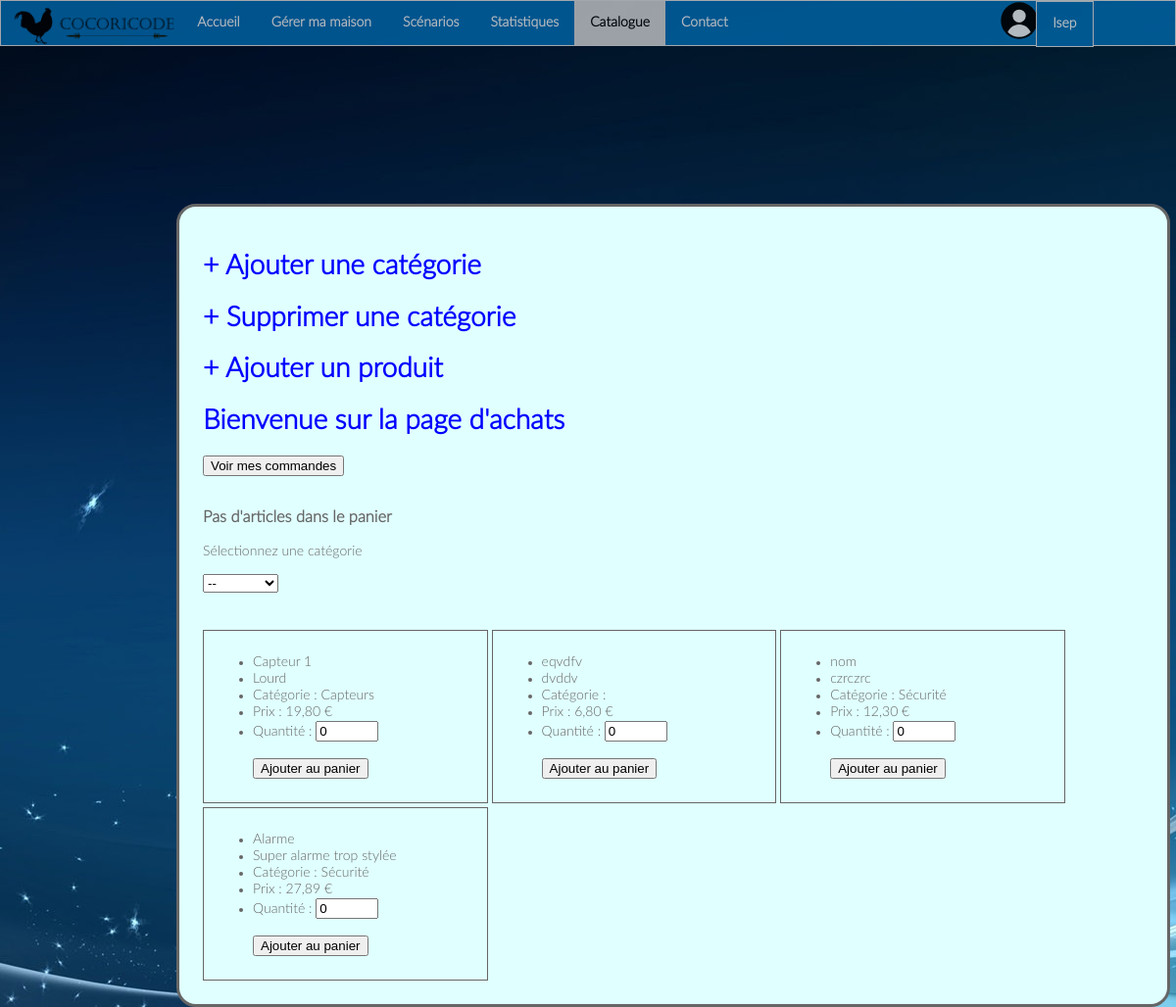
Page /index.php?page=catalogue (signed in) on the committed database.
### tables this page shows
CREATE TABLE `Catalogue` (
  `Id` int(10) NOT NULL,
  `Nom` varchar(30) NOT NULL,
  `Description` varchar(300) NOT NULL,
  `Prix` varchar(10) NOT NULL,
  `Id_categorie` varchar(10) NOT NULL
);

CREATE TABLE `categories` (
  `Id` int(10) NOT NULL,
  `Nom` varchar(30) NOT NULL,
  `Description` varchar(300) NOT NULL
);

### Controleur/catalogue.php (called while the page is built)
<?php
include 'Vue/catalogue.php';
?>

### Vue/catalogue.php (the view, shortened to what this page needs)
<?php
if ($_SESSION['panier']==[]){
	$panier = "Pas d'articles dans le panier";
}
else {
	$panier = count($_SESSION['panier'])." article(s) dans votre panier";
}
?>
<div class = "corps">
	<?php
	if ($_SESSION['admin']=='1'){
		include 'Vue/newcat.php';
	}
	?>
	<h1>Bienvenue sur la page d'achats</h1>
	<button onclick='document.location.href="index.php?page=cmdclient" '>Voir mes commandes</button><br><br>
	<h3><?php echo $panier ?></h3>
<p>Sélectionnez une catégorie</p>
<form action ="" method = "post" id ="categ">
<select id = "cat" name = "cat" onchange='document.getElementById("categ").submit()'>
		<option value = "rien">--</option>
	<?php
	include 'Modele/connexion_bdd.php';
	$req = $mysqli->query("SELECT * FROM categories");
		?>
	</select>
	</form>
	<br><br>
	<?php
if (isset($_POST['cat']) && $_POST['cat']!="tout" && $_POST['cat']!="rien"){
	$idcat = $_POST['cat'];
$req = $mysqli->query("SELECT * FROM Catalogue WHERE Id_categorie = '$idcat'");
}
else {
	$req = $mysqli->query("SELECT * FROM Catalogue");
}
	while ($don = $req ->fetch_array(MYSQLI_ASSOC)){
		$cat = $don['Id_categorie'];
		$reqcat = $mysqli->query("SELECT * FROM categories WHERE Id = '$cat'");
		$cate = $reqcat ->fetch_array(MYSQLI_ASSOC);
		$catg = $cate['Nom'];
?>
<div class = "capt">
	<ul>
		<li><?php echo $don['Nom'] ?></li>
		<li><?php echo $don['Description'] ?></li>
		<li>Catégorie : <?php echo $catg ?></li>
		<li>Prix : <?php echo $don['Prix'] ?> €</li>
		<form method = "post" action = "Controleur/achat.php?id=<?php echo $don['Id'] ?>">
			<li> Quantité : <input type="number" name="quant" min="0" max="100" step="1" value="0"></li><br>
			<input type = "submit" name = 'aj' value = "Ajouter au panier" >
		</form>
	</ul>
	</div>
<?php
}
?>
</div>

### Vue/style.css (style rules this page uses)
body { font-family: LatoLight; margin: 0; padding: 0; background-image: url('Vue/background.jpg'); background-size: 100%; height: 100%; }
.corps .capt { margin-top: 4px; border: solid; border-width: 1px; display: inline-block; width: 28%; padding: 10px; -webkit-transition: width 2s; transition: width 2s; transition: all .2s ease-out; }
.corps { background-color: LightCyan; margin-top: 150px; width: 80%; margin-left: 15%; border: solid; padding: 2%; border-radius: 20px; }
.corps h1 { color: Blue; }
body { background: #e9e9e9; background-image:url(background.jpg); color: #666666; font-size: 14px; -webkit-font-smoothing: antialiased; -moz-osx-font-smoothing: grayscale; }

### rows in the picture
catalogue: Nom "Capteur 1", Description "Lourd", Id_categorie.Nom "Capteurs", Prix "19,80"
catalogue: Nom "eqvdfv", Description "dvddv", Prix "6,80"
catalogue: Nom "nom", Description "czrczrc", Id_categorie.Nom "Sécurité", Prix "12,30"
catalogue: Nom "Alarme", Description "Super alarme trop stylée", Id_categorie.Nom "Sécurité", Prix "27,89"

### other values in the picture
$_SESSION['prenom'] "Isep"
$panier "Pas d'articles dans le panier"
